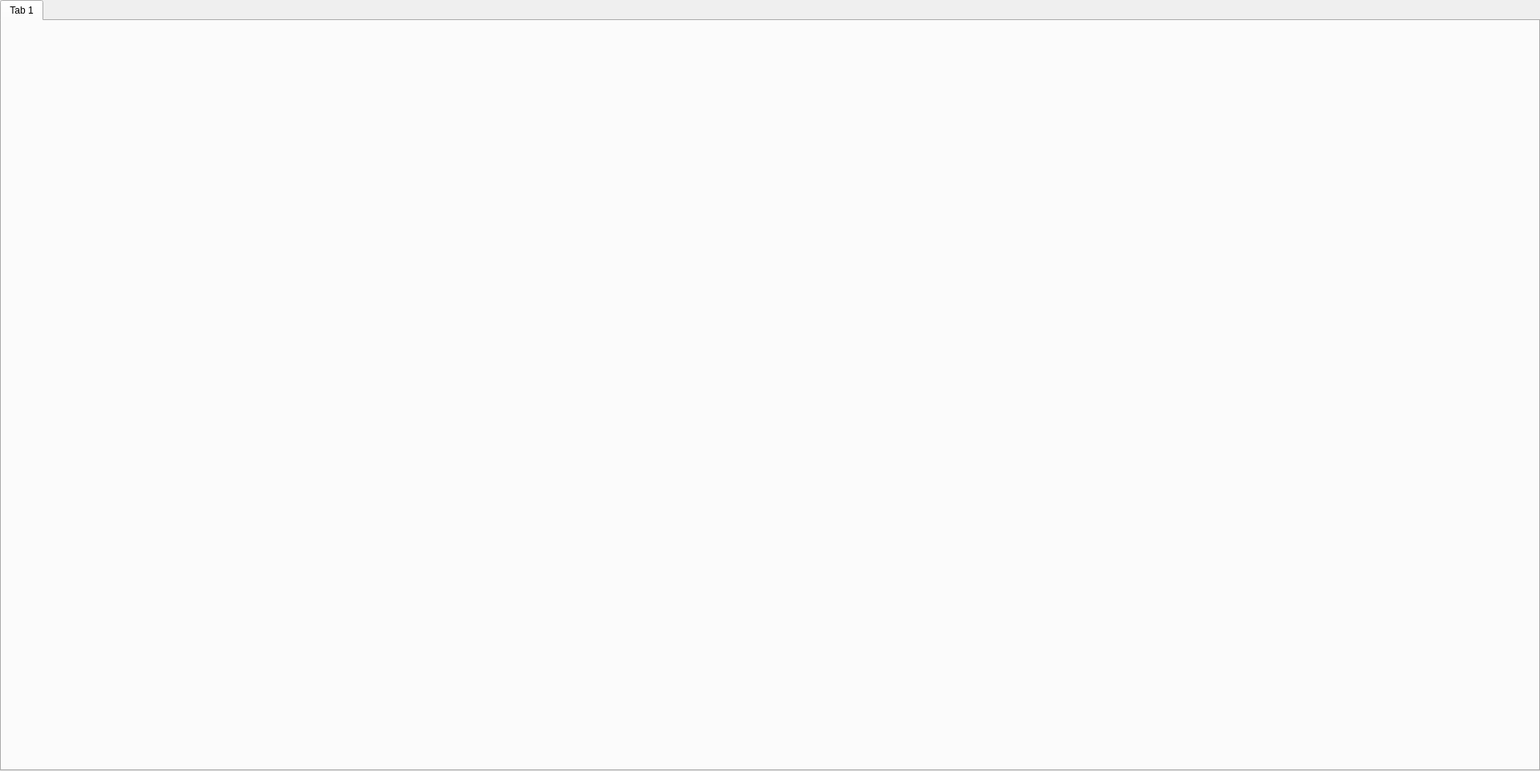
<?xml version="1.0" encoding="UTF-8"?>
<ui version="4.0">
 <class>WorkSpacePage</class>
 <widget class="QWidget" name="WorkSpacePage">
  <property name="geometry">
   <rect>
    <x>0</x>
    <y>0</y>
    <width>1920</width>
    <height>961</height>
   </rect>
  </property>
  <property name="windowTitle">
   <string>Form</string>
  </property>
  <layout class="QHBoxLayout" name="horizontalLayout">
   <property name="spacing">
    <number>0</number>
   </property>
   <property name="leftMargin">
    <number>0</number>
   </property>
   <property name="topMargin">
    <number>0</number>
   </property>
   <property name="rightMargin">
    <number>0</number>
   </property>
   <property name="bottomMargin">
    <number>0</number>
   </property>
   <item>
    <widget class="QTabWidget" name="tabWidget">
     <property name="minimumSize">
      <size>
       <width>800</width>
       <height>600</height>
      </size>
     </property>
     <property name="currentIndex">
      <number>0</number>
     </property>
     <widget class="QWidget" name="tabTemp">
      <attribute name="title">
       <string>Tab 1</string>
      </attribute>
     </widget>
    </widget>
   </item>
  </layout>
 </widget>
 <resources/>
 <connections/>
</ui>
